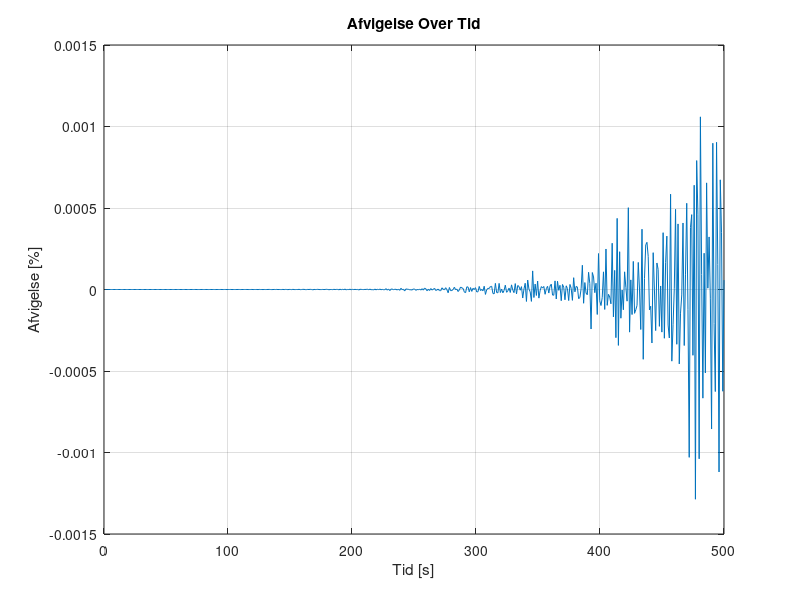
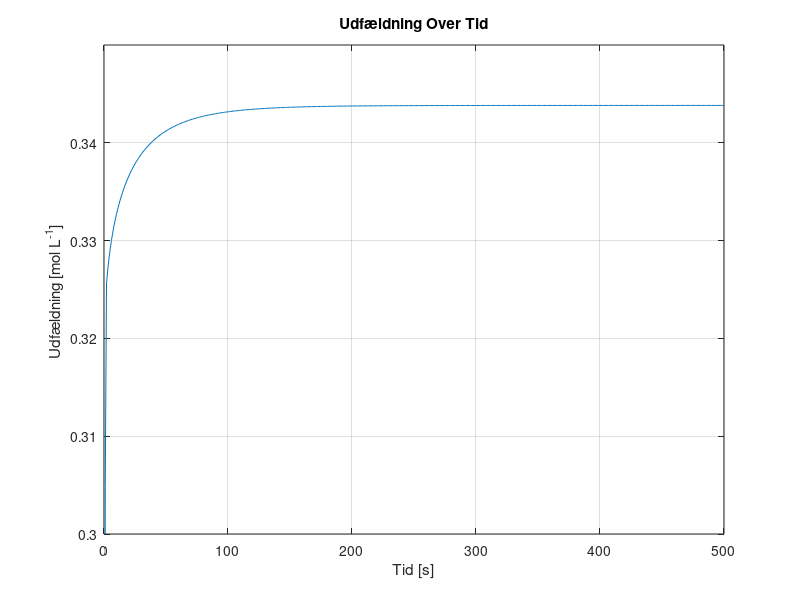
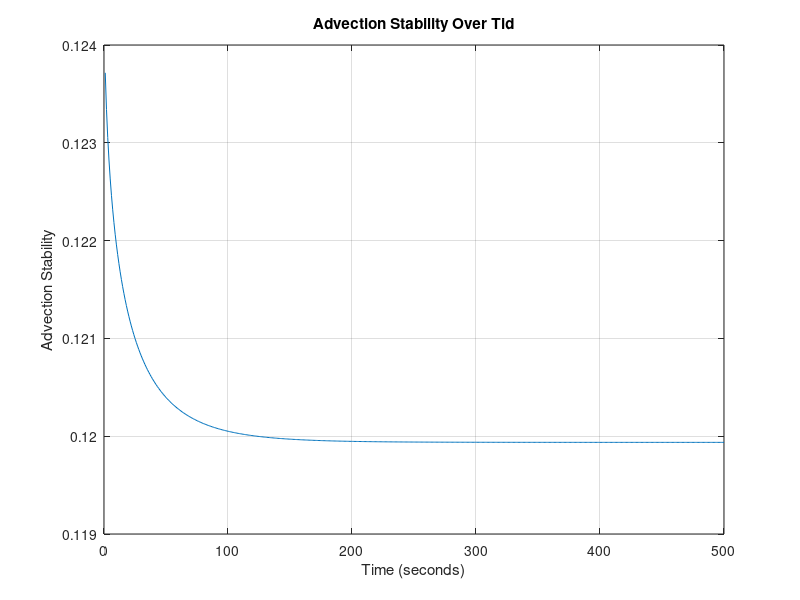
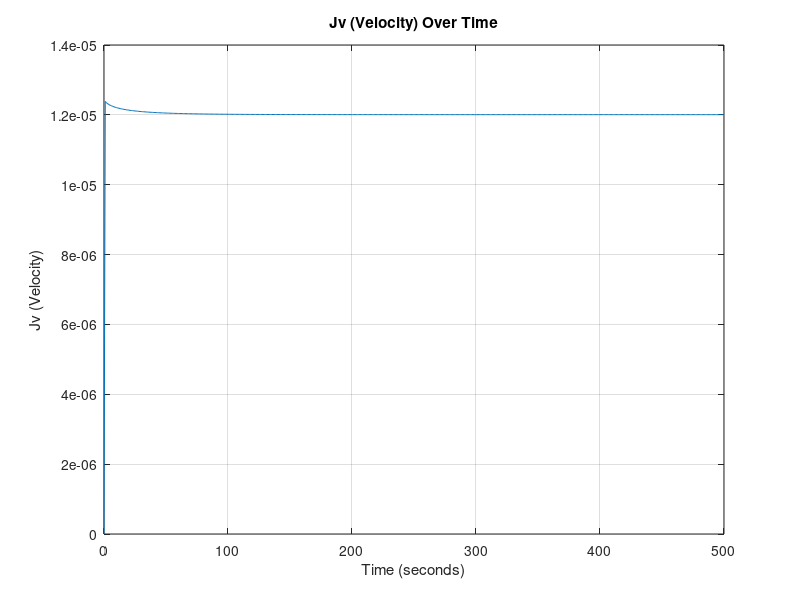

The MATLAB source for these figures, in order: (Note: this script raises an error after producing the figures.)
%__Gruppe 3-Simulering-3.Sem__
clear
close all
clc
%% Inital Parameters
domain_length = 0.1;   % Domain length (meters)
domain_steps = 1000;    % Number of spatial domain_steps points
dx = domain_length / (domain_steps - 1); % Position discretization
 
time_length = 500;      % Time length (seconds)
time_steps = 500;       % Number of time steps
dt = time_length / time_steps; % Temporal discretization

% DEFINED VARIABLES
D = 1.464*10^-9; % Diffusivity coefficient H2PO4- in water [m^2 s^-1]
feed_conc = 0.1; % Constant solute concentration at the first cell 0.1 molar [H2PO4-]
TMP = 35; %TMP: Transmembrane Pressure [bar]

area = 0.0308; % Area of the membrane surface [m^2]
kw = 5.7311*10^(-7); % Initial water permeability m^3 m^-2 bar^-1 s^-1 
my = 0.8903*10^-9; % Water viscosity [Bar∙s]
Rm = 1/(my*kw); % Rejection of water at the membrane (σ) [m^-1]
alpha = 1*10^14; % Specific resistance of fouling [m mol^-1 m^3]
PC = 0.5; %Percipitate Advection Coefficient

sig_m = 0.1; % Rejection of ions 

% PHYSICAL CONSTANTS
R = 8.31415*10^-2; % Gasconstant [L^3 Bar mol^-1 K^-1]
T = 273.15+25; %Temperature [K]

% Anonymous functions
%Lv = @(time) kw*exp(-kb*time); %Water permeability dependent on Fouling

Mp = @(conc) 0.0011*exp(36.328*conc) + 0.263253; % concentration of udfæld in respect to phosphate increase.
Rf = @(conc) alpha*(Mp(conc)/area); % Rate of fouling
Lv = @(conc) 1/(my*(Rm+Rf(conc))); % Water permeability dependent on fouling


% Create a grid for space and time
x = linspace(0, domain_length, domain_steps);
t = linspace(0, time_length, time_steps);

% Initialize the concentration array AND Initial condition (1D)
C = zeros(domain_steps, time_steps)+0.1; % 0.1 molar [H2PO4] at pH 2.9


%Diffusive Stability
DS = D*dt/dx^2;
fprintf('\n Diffusivity Stability = %f', DS);
if DS>0.5 
   fprintf(2,'\n ERROR: Stabilitetsfejl');
else
    fprintf('\n Stable Diffusion Model !!');
end


%% Time-stepping loop
for j = 2:time_steps
    for i = 1:domain_steps
        LastC = C(domain_steps, j-1);

        C(1, :) = feed_conc; % Set the leftmost boundary to 0.1

        if j == 2
            Ptot = Mp(feed_conc); % The rate of percipitation WI
        else
            Ptot = Mp(LastC) + Jv*Mp(feed_conc)*(dt/dx)*PC; %%% CHECK CODE!!!!!!
        end

        Jv = (Lv(LastC)*(TMP-(1*R*T*(LastC))));  % Volume flux = Jv ,  in terms of osmotic pressure (TMP, R, T, delta_C) and Lv. [m/s]

        % Calculate the second derivative in x direction
        if i == 1 %_Left Cell__
            d2Cdx2 = 0;
            dCdt_advection = 0;

        elseif i == domain_steps %__Membrane Cell___
            % No right neighbor at the last cell and MEMBRANE
            d2Cdx2 = (D * (C(domain_steps - 1, j-1) - C(domain_steps, j-1))) / dx^2;
            dCdt_advection = -Jv * (C(domain_steps, j-1)*(1-sig_m) - C(domain_steps - 1, j-1)) / dx;
        else    %__Normal Cells__
            % Calculate the second derivative normally
            d2Cdx2 = D * (C(i + 1, j-1) - 2 * C(i, j-1) + C(i - 1, j-1)) / dx^2;
            % Apply advection term
            dCdt_advection = -Jv * (C(i, j-1) - C(i-1, j-1)) / dx;
        end
        % Apply the diffusion-advection-(electromigration) equation
        C(i, j) = C(i, j-1) + dt * (d2Cdx2 + dCdt_advection);
        Jv_values4(j) = Jv; % Plot values
        P_values(j) = Ptot;
        AS(j) = Jv * dt/dx; % Stability plot values
    end
end
%% conservation and error

volprc = dx*area*1000;  % Volume per cell in Liters

Cw = [0,C(domain_steps, :)]; % Making the matrix line up properly and have the right size
Cw(end) = [];

Systemdiff = [0, diff(sum(C*volprc,1))]; % Difference in system concentration per dt

inflow = feed_conc*(Jv_values4)*(dt/dx)*volprc; % In - mol
outflow = Cw.* Jv_values4*(dt/dx)*volprc*(1-sig_m); % Out - mol
infoutdiff = (inflow - outflow);
ERROR = ((Systemdiff - infoutdiff).*Systemdiff.^(-1))*100; % The mass conservation error



%% 2D Plots

% Plot Mass Conservation Error values over time

figure;
plot(t, ERROR);
xlabel('Tid [s]');
ylabel('Afvigelse [%]');
title('Afvigelse Over Tid');
grid on;


% Plot Percipitate (DS) values over time

figure;
plot(t, P_values);
xlabel('Tid [s]');
ylabel('Udfældning [mol L^{-1}] ');
title('Udfældning Over Tid');
grid on;
ylim([0.3, 0.35]);

% Plot Advection Stability (DS) values over time

figure;
plot(t(2:end), AS(2:end));
xlabel('Time (seconds)');
ylabel('Advection Stability');
title('Advection Stability Over Tid');
grid on;

% Plot Jv values over time
figure;
plot(t, Jv_values4);
xlabel('Time (seconds)');
ylabel('Jv (Velocity)');
title('Jv (Velocity) Over Time');
grid on;
%ylim([1.185*10^-5, 1.245*10^-5]);
ax = gca;
ax.YAxis.Exponent = -5;


% Define fractions of time steps you want to visualize
time_fraction = [0.001, 0.01, 0.1, 0.25, 0.5, 0.9];  % For example, 0.1 corresponds to 10% of time steps

% Calculate the corresponding time indices
time_instances = round(time_fraction * time_steps);

% Create a figure for the first plot
figure;
hold on;

% Plot concentration at specific time instances
for i = 1:length(time_instances)
    time_index = time_instances(i);
    plot(x, C(:, time_index));
end

xlabel('Position [m]');
ylabel('Koncentration [mol L^{-1}]');
title('Koncentration over Position ved Forskellige Tidsfraktioner');
xlim([0.099, domain_length]);
ylim([0.1, 0.12]);

% Add a legend for clarity
legend(arrayfun(@(f) ['t=', num2str(f)], time_fraction, 'UniformOutput', false));

grid on;
hold off;


%% 3D Plot

% Create a 3D surface plot to visualize concentration over time and position
[T, X] = meshgrid(t, x);
figure;
h = surf(X, T, C); % Transpose removed here
xlabel('Position [m]');
ylabel('Tid [s]');
zlabel('Koncentration [mol L^{-1}]');
title('Koncentration Over Tid og Position');

% Set axis limits to start at the origin
xlim([0, domain_length]);
ylim([0, time_length]);
zlim([0.1, 0.12]); % Assuming max(C(:)) is the maximum concentration in your data

set(h,'LineStyle','none')
colormap(jet)
clim([0.1, 0.11])


%%
save('step4jv', 'Jv_values4')
